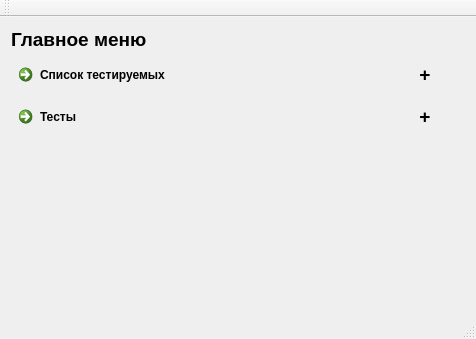
<?xml version="1.0" encoding="UTF-8"?>
<ui version="4.0">
 <class>MainWindow</class>
 <widget class="QMainWindow" name="MainWindow">
  <property name="geometry">
   <rect>
    <x>0</x>
    <y>0</y>
    <width>476</width>
    <height>339</height>
   </rect>
  </property>
  <property name="windowTitle">
   <string>Профессиональные качества</string>
  </property>
  <widget class="QWidget" name="centralWidget">
   <layout class="QVBoxLayout" name="verticalLayout">
    <property name="leftMargin">
     <number>0</number>
    </property>
    <property name="topMargin">
     <number>0</number>
    </property>
    <property name="rightMargin">
     <number>0</number>
    </property>
    <property name="bottomMargin">
     <number>0</number>
    </property>
    <item>
     <widget class="QStackedWidget" name="stackedWidget">
      <property name="currentIndex">
       <number>0</number>
      </property>
      <widget class="QWidget" name="mainMenu">
       <layout class="QVBoxLayout" name="verticalLayout_2">
        <item>
         <widget class="QLabel" name="label">
          <property name="font">
           <font>
            <pointsize>14</pointsize>
            <weight>75</weight>
            <bold>true</bold>
           </font>
          </property>
          <property name="text">
           <string>Главное меню</string>
          </property>
         </widget>
        </item>
        <item>
         <layout class="QHBoxLayout" name="horizontalLayout" stretch="1,0">
          <item>
           <widget class="QCommandLinkButton" name="usersBtn">
            <property name="text">
             <string>Список тестируемых</string>
            </property>
           </widget>
          </item>
          <item>
           <widget class="QPushButton" name="addUserBtn">
            <property name="font">
             <font>
              <pointsize>14</pointsize>
              <weight>75</weight>
              <bold>true</bold>
             </font>
            </property>
            <property name="text">
             <string>+</string>
            </property>
            <property name="flat">
             <bool>true</bool>
            </property>
           </widget>
          </item>
         </layout>
        </item>
        <item>
         <layout class="QHBoxLayout" name="horizontalLayout_2" stretch="1,0">
          <item>
           <widget class="QCommandLinkButton" name="testsBtn">
            <property name="text">
             <string>Тесты</string>
            </property>
           </widget>
          </item>
          <item>
           <widget class="QPushButton" name="addTestBtn">
            <property name="font">
             <font>
              <pointsize>14</pointsize>
              <weight>75</weight>
              <bold>true</bold>
             </font>
            </property>
            <property name="text">
             <string>+</string>
            </property>
            <property name="flat">
             <bool>true</bool>
            </property>
           </widget>
          </item>
         </layout>
        </item>
        <item>
         <spacer name="verticalSpacer">
          <property name="orientation">
           <enum>Qt::Vertical</enum>
          </property>
          <property name="sizeHint" stdset="0">
           <size>
            <width>20</width>
            <height>122</height>
           </size>
          </property>
         </spacer>
        </item>
       </layout>
      </widget>
     </widget>
    </item>
   </layout>
  </widget>
  <widget class="QMenuBar" name="menuBar">
   <property name="geometry">
    <rect>
     <x>0</x>
     <y>0</y>
     <width>476</width>
     <height>21</height>
    </rect>
   </property>
  </widget>
  <widget class="QToolBar" name="mainToolBar">
   <attribute name="toolBarArea">
    <enum>TopToolBarArea</enum>
   </attribute>
   <attribute name="toolBarBreak">
    <bool>false</bool>
   </attribute>
  </widget>
  <widget class="QStatusBar" name="statusBar"/>
 </widget>
 <layoutdefault spacing="6" margin="11"/>
 <resources/>
 <connections/>
</ui>
